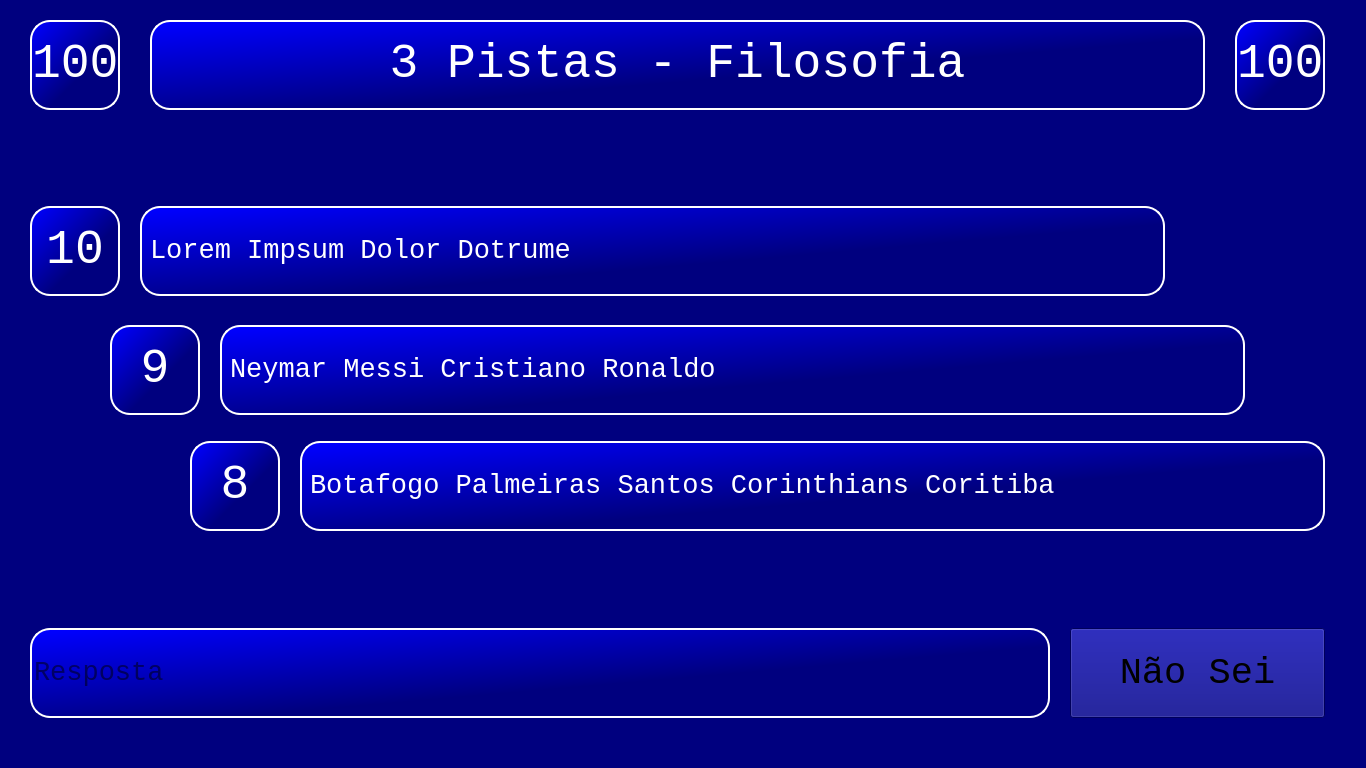
<?xml version="1.0" encoding="UTF-8"?>
<ui version="4.0">
 <class>Jogo</class>
 <widget class="QMainWindow" name="Jogo">
  <property name="geometry">
   <rect>
    <x>0</x>
    <y>0</y>
    <width>1366</width>
    <height>768</height>
   </rect>
  </property>
  <property name="font">
   <font>
    <family>Consolas</family>
    <pointsize>24</pointsize>
   </font>
  </property>
  <property name="windowTitle">
   <string>MainWindow</string>
  </property>
  <property name="styleSheet">
   <string notr="true">background-color: rgb(0, 0, 127);</string>
  </property>
  <widget class="QWidget" name="centralwidget">
   <widget class="QLabel" name="titulo">
    <property name="geometry">
     <rect>
      <x>150</x>
      <y>20</y>
      <width>1055</width>
      <height>90</height>
     </rect>
    </property>
    <property name="font">
     <font>
      <family>Consolas</family>
      <pointsize>36</pointsize>
     </font>
    </property>
    <property name="styleSheet">
     <string notr="true">border-radius: 20px;
background-color: qlineargradient(spread:pad, x1:0, y1:0, x2:1, y2:1, stop:0.0170455 rgba(0, 0, 255, 255), stop:0.596591 rgba(0, 0, 127, 255));
border: 2px solid #fff;</string>
    </property>
    <property name="text">
     <string>&lt;html&gt;&lt;head/&gt;&lt;body&gt;&lt;p&gt;&lt;span style=&quot; color:#ffffff;&quot;&gt;3 Pistas - Filosofia&lt;/span&gt;&lt;/p&gt;&lt;/body&gt;&lt;/html&gt;</string>
    </property>
    <property name="alignment">
     <set>Qt::AlignCenter</set>
    </property>
   </widget>
   <widget class="QWidget" name="dica1" native="true">
    <property name="enabled">
     <bool>true</bool>
    </property>
    <property name="geometry">
     <rect>
      <x>30</x>
      <y>206</y>
      <width>1135</width>
      <height>90</height>
     </rect>
    </property>
    <property name="styleSheet">
     <string notr="true">color: rgb(0, 0, 127);</string>
    </property>
    <widget class="QLabel" name="dica1_pontos">
     <property name="geometry">
      <rect>
       <x>0</x>
       <y>0</y>
       <width>90</width>
       <height>90</height>
      </rect>
     </property>
     <property name="font">
      <font>
       <family>Consolas</family>
       <pointsize>36</pointsize>
      </font>
     </property>
     <property name="styleSheet">
      <string notr="true">border-radius: 20px;
background-color: qlineargradient(spread:pad, x1:0, y1:0, x2:1, y2:1, stop:0.0170455 rgba(0, 0, 255, 255), stop:0.596591 rgba(0, 0, 127, 255));
border: 2px solid #fff;</string>
     </property>
     <property name="text">
      <string>&lt;html&gt;&lt;head/&gt;&lt;body&gt;&lt;p&gt;&lt;span style=&quot; color:#ffffff;&quot;&gt;10&lt;/span&gt;&lt;/p&gt;&lt;/body&gt;&lt;/html&gt;</string>
     </property>
     <property name="alignment">
      <set>Qt::AlignCenter</set>
     </property>
    </widget>
    <widget class="QLabel" name="dica1_label">
     <property name="geometry">
      <rect>
       <x>110</x>
       <y>0</y>
       <width>1025</width>
       <height>90</height>
      </rect>
     </property>
     <property name="font">
      <font>
       <family>Consolas</family>
       <pointsize>20</pointsize>
      </font>
     </property>
     <property name="styleSheet">
      <string notr="true">border-radius: 20px;
border-color: rgb(255, 255, 255);
background-color: qlineargradient(spread:pad, x1:0, y1:0, x2:1, y2:1, stop:0.0170455 rgba(0, 0, 255, 255), stop:0.596591 rgba(0, 0, 127, 255));
border: 2px solid #fff;</string>
     </property>
     <property name="text">
      <string>&lt;html&gt;&lt;head/&gt;&lt;body&gt;&lt;p&gt;&lt;span style=&quot; color:#ffffff;&quot;&gt;Lorem Impsum Dolor Dotrume&lt;/span&gt;&lt;/p&gt;&lt;/body&gt;&lt;/html&gt;</string>
     </property>
     <property name="margin">
      <number>20</number>
     </property>
    </widget>
   </widget>
   <widget class="QLabel" name="pontuacao_p1">
    <property name="geometry">
     <rect>
      <x>30</x>
      <y>20</y>
      <width>90</width>
      <height>90</height>
     </rect>
    </property>
    <property name="font">
     <font>
      <family>Consolas</family>
      <pointsize>36</pointsize>
     </font>
    </property>
    <property name="styleSheet">
     <string notr="true">border-radius: 20px;
background-color: qlineargradient(spread:pad, x1:0, y1:0, x2:1, y2:1, stop:0.0170455 rgba(0, 0, 255, 255), stop:0.596591 rgba(0, 0, 127, 255));
border: 2px solid #fff;</string>
    </property>
    <property name="text">
     <string>&lt;html&gt;&lt;head/&gt;&lt;body&gt;&lt;p&gt;&lt;span style=&quot; color:#ffffff;&quot;&gt;100&lt;/span&gt;&lt;/p&gt;&lt;/body&gt;&lt;/html&gt;</string>
    </property>
    <property name="alignment">
     <set>Qt::AlignCenter</set>
    </property>
   </widget>
   <widget class="QLabel" name="pontuacao_p2">
    <property name="geometry">
     <rect>
      <x>1235</x>
      <y>20</y>
      <width>90</width>
      <height>90</height>
     </rect>
    </property>
    <property name="font">
     <font>
      <family>Consolas</family>
      <pointsize>36</pointsize>
     </font>
    </property>
    <property name="styleSheet">
     <string notr="true">border-radius: 20px;
background-color: qlineargradient(spread:pad, x1:0, y1:0, x2:1, y2:1, stop:0.0170455 rgba(0, 0, 255, 255), stop:0.596591 rgba(0, 0, 127, 255));
border: 2px solid #fff;</string>
    </property>
    <property name="text">
     <string>&lt;html&gt;&lt;head/&gt;&lt;body&gt;&lt;p&gt;&lt;span style=&quot; color:#ffffff;&quot;&gt;100&lt;/span&gt;&lt;/p&gt;&lt;/body&gt;&lt;/html&gt;</string>
    </property>
    <property name="alignment">
     <set>Qt::AlignCenter</set>
    </property>
   </widget>
   <widget class="QWidget" name="dica2" native="true">
    <property name="enabled">
     <bool>true</bool>
    </property>
    <property name="geometry">
     <rect>
      <x>110</x>
      <y>325</y>
      <width>1135</width>
      <height>90</height>
     </rect>
    </property>
    <widget class="QLabel" name="dica2_pontos">
     <property name="geometry">
      <rect>
       <x>0</x>
       <y>0</y>
       <width>90</width>
       <height>90</height>
      </rect>
     </property>
     <property name="font">
      <font>
       <family>Consolas</family>
       <pointsize>36</pointsize>
      </font>
     </property>
     <property name="styleSheet">
      <string notr="true">border-radius: 20px;
background-color: qlineargradient(spread:pad, x1:0, y1:0, x2:1, y2:1, stop:0.0170455 rgba(0, 0, 255, 255), stop:0.596591 rgba(0, 0, 127, 255));
border: 2px solid #fff;</string>
     </property>
     <property name="text">
      <string>&lt;html&gt;&lt;head/&gt;&lt;body&gt;&lt;p&gt;&lt;span style=&quot; color:#ffffff;&quot;&gt;9&lt;/span&gt;&lt;/p&gt;&lt;/body&gt;&lt;/html&gt;</string>
     </property>
     <property name="alignment">
      <set>Qt::AlignCenter</set>
     </property>
    </widget>
    <widget class="QLabel" name="dica2_label">
     <property name="geometry">
      <rect>
       <x>110</x>
       <y>0</y>
       <width>1025</width>
       <height>90</height>
      </rect>
     </property>
     <property name="font">
      <font>
       <family>Consolas</family>
       <pointsize>20</pointsize>
      </font>
     </property>
     <property name="styleSheet">
      <string notr="true">border-radius: 20px;
background-color: qlineargradient(spread:pad, x1:0, y1:0, x2:1, y2:1, stop:0.0170455 rgba(0, 0, 255, 255), stop:0.596591 rgba(0, 0, 127, 255));
border: 2px solid #fff;</string>
     </property>
     <property name="text">
      <string>&lt;html&gt;&lt;head/&gt;&lt;body&gt;&lt;p&gt;&lt;span style=&quot; color:#ffffff;&quot;&gt;Neymar Messi Cristiano Ronaldo&lt;/span&gt;&lt;/p&gt;&lt;/body&gt;&lt;/html&gt;</string>
     </property>
     <property name="margin">
      <number>20</number>
     </property>
    </widget>
   </widget>
   <widget class="QWidget" name="dica3" native="true">
    <property name="enabled">
     <bool>true</bool>
    </property>
    <property name="geometry">
     <rect>
      <x>190</x>
      <y>441</y>
      <width>1135</width>
      <height>90</height>
     </rect>
    </property>
    <widget class="QLabel" name="dica3_pontos">
     <property name="geometry">
      <rect>
       <x>0</x>
       <y>0</y>
       <width>90</width>
       <height>90</height>
      </rect>
     </property>
     <property name="font">
      <font>
       <family>Consolas</family>
       <pointsize>36</pointsize>
      </font>
     </property>
     <property name="styleSheet">
      <string notr="true">border-radius: 20px;
background-color: qlineargradient(spread:pad, x1:0, y1:0, x2:1, y2:1, stop:0.0170455 rgba(0, 0, 255, 255), stop:0.596591 rgba(0, 0, 127, 255));
border: 2px solid #fff;</string>
     </property>
     <property name="text">
      <string>&lt;html&gt;&lt;head/&gt;&lt;body&gt;&lt;p&gt;&lt;span style=&quot; color:#ffffff;&quot;&gt;8&lt;/span&gt;&lt;/p&gt;&lt;/body&gt;&lt;/html&gt;</string>
     </property>
     <property name="alignment">
      <set>Qt::AlignCenter</set>
     </property>
    </widget>
    <widget class="QLabel" name="dica3_label">
     <property name="geometry">
      <rect>
       <x>110</x>
       <y>0</y>
       <width>1025</width>
       <height>90</height>
      </rect>
     </property>
     <property name="font">
      <font>
       <family>Consolas</family>
       <pointsize>20</pointsize>
      </font>
     </property>
     <property name="styleSheet">
      <string notr="true">border-radius: 20px;
background-color: qlineargradient(spread:pad, x1:0, y1:0, x2:1, y2:1, stop:0.0170455 rgba(0, 0, 255, 255), stop:0.596591 rgba(0, 0, 127, 255));
border: 2px solid #fff;
</string>
     </property>
     <property name="text">
      <string>&lt;html&gt;&lt;head/&gt;&lt;body&gt;&lt;p&gt;&lt;span style=&quot; color:#ffffff;&quot;&gt;Botafogo Palmeiras Santos Corinthians Coritiba&lt;/span&gt;&lt;/p&gt;&lt;/body&gt;&lt;/html&gt;</string>
     </property>
     <property name="margin">
      <number>20</number>
     </property>
    </widget>
   </widget>
   <widget class="QLineEdit" name="input_resposta">
    <property name="geometry">
     <rect>
      <x>30</x>
      <y>628</y>
      <width>1020</width>
      <height>90</height>
     </rect>
    </property>
    <property name="sizePolicy">
     <sizepolicy hsizetype="Fixed" vsizetype="Fixed">
      <horstretch>0</horstretch>
      <verstretch>0</verstretch>
     </sizepolicy>
    </property>
    <property name="font">
     <font>
      <family>Consolas</family>
      <pointsize>20</pointsize>
     </font>
    </property>
    <property name="styleSheet">
     <string notr="true">border-radius: 20px;
background-color: qlineargradient(spread:pad, x1:0, y1:0, x2:1, y2:1, stop:0.0170455 rgba(0, 0, 255, 255), stop:0.596591 rgba(0, 0, 127, 255));
border: 2px solid #fff;</string>
    </property>
    <property name="maxLength">
     <number>100</number>
    </property>
    <property name="readOnly">
     <bool>false</bool>
    </property>
    <property name="placeholderText">
     <string>Resposta</string>
    </property>
   </widget>
   <widget class="QPushButton" name="pushButton">
    <property name="geometry">
     <rect>
      <x>1070</x>
      <y>628</y>
      <width>255</width>
      <height>90</height>
     </rect>
    </property>
    <property name="font">
     <font>
      <family>Consolas</family>
      <pointsize>28</pointsize>
     </font>
    </property>
    <property name="styleSheet">
     <string notr="true">border-radius: 20px;
background-color: qlineargradient(spread:pad, x1:0, y1:0, x2:1, y2:1, stop:0.0170455 rgba(0, 0, 255, 255), stop:0.596591 rgba(0, 0, 127, 255));
border: 2px solid #fff;

QPushButton {
	background: #d9d9d9;
	border-radius: 20px;
}

QPushButton::hover {
	background: #d6d6d6;
}</string>
    </property>
    <property name="text">
     <string>Não Sei</string>
    </property>
   </widget>
  </widget>
 </widget>
 <resources/>
 <connections/>
</ui>
